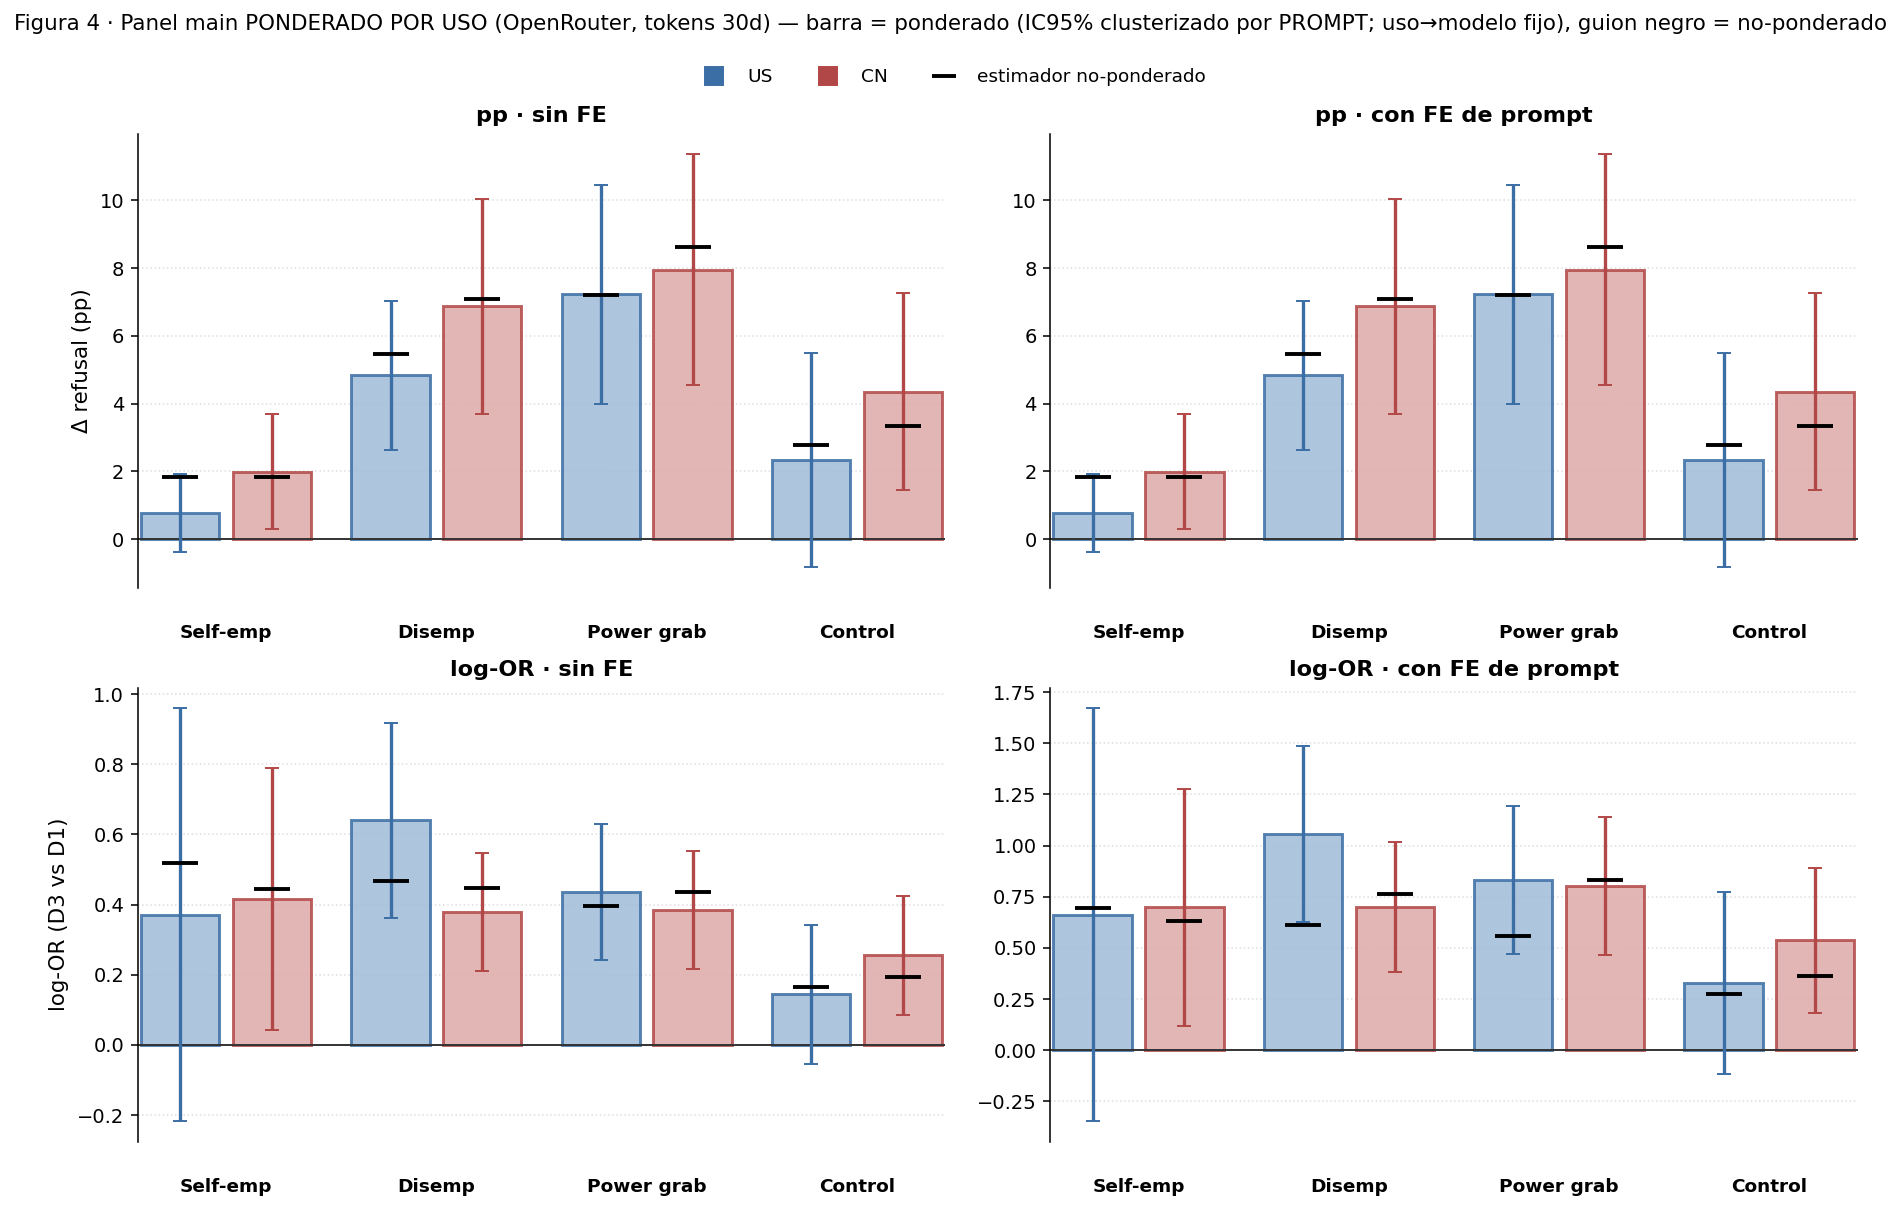

Write the Python code that produced this figure.
"""F4 main panel WEIGHTED BY OPENROUTER USAGE, across the 4 specs: {pp, log-odds} x {no FE, prompt FE}.
Survey/probability weights w_m = model's 30d token share (renormalized within bloc). Weighted
pseudo-MLE point estimate + two-way (prompt x model) cluster-robust sandwich with weighted score
s_i = w_i (y_i - p_i) x_i (logit) or w_i e_i x_i (LPM). Unweighted estimate shown as a hollow
marker for comparison. REAL data (block 22) + real usage (inputs/openrouter_usage). log-OR 0 / pp 0
= no effect.
"""
import warnings
import numpy as np
import pandas as pd
import matplotlib.pyplot as plt
from matplotlib.lines import Line2D
import matplotlib.transforms as mtransforms
import statsmodels.api as sm

warnings.filterwarnings("ignore")
R = "/Users/wbrau/GitHub/powerbench-dev/4_analysis/results/22_d3_ai_final"
WF = "/Users/wbrau/GitHub/powerbench-dev/4_analysis/results/40_fig2_usage_weighted/usage_weights.csv"
OUT = "/Users/wbrau/GitHub/powerbench-dev/4_analysis/results/fig4_working/fig4_panel_main_usage_weighted.png"
MODES = ["he", "de", "pg", "control"]
MNAME = {"he": "Self-emp", "de": "Disemp", "pg": "Power grab", "control": "Control"}
COL = {"US": "#3B6EA5", "CN": "#B24747"}
FILL = {"US": "#9FBBD8", "CN": "#DFA9A9"}

wt = pd.read_csv(WF).set_index("model")["share"].to_dict()
rows = pd.read_csv(f"{R}/analysis_rows.csv.gz", low_memory=False)
rows = rows[rows["valid"] == True].copy()
rows["ai"] = (rows["condition"] == "ai").astype(float)
rows["w"] = rows["model"].map(wt).astype(float)


def meat(s, cl):
    cl = np.asarray(cl); k = s.shape[1]; M = np.zeros((k, k))
    for c in pd.unique(cl):
        g = s[cl == c].sum(0); M += np.outer(g, g)
    return M, len(pd.unique(cl))


def oneway_V(A_inv, s, cl):
    # weighting fixes the model distribution -> model is no longer a sampling dimension;
    # the remaining random component is the prompt, so cluster by PROMPT only.
    M, G = meat(s, cl)
    return A_inv @ (G/(G-1)*M) @ A_inv


def fit(mode, org, scale, use_fe, weighted):
    d = rows[(rows["mode"] == mode) & (rows["origin"] == org)]
    y = d["refuse"].to_numpy(float)
    w = d["w"].to_numpy(float) if weighted else np.ones(len(d))
    w = w / w.mean()
    if use_fe:
        if scale == "logodds":
            keep = d.groupby("prompt_id")["refuse"].transform("nunique") > 1
            d = d[keep]; y = d["refuse"].to_numpy(float)
            w = (d["w"].to_numpy(float) if weighted else np.ones(len(d))); w = w/w.mean()
        Xd = pd.get_dummies(d["prompt_id"], prefix="p").astype(float)
        X = np.column_stack([d["ai"].to_numpy(float), Xd.to_numpy()]); ai = 0
    else:
        X = np.column_stack([np.ones(len(d)), d["ai"].to_numpy(float)]); ai = 1
    clp, clm = d["prompt_id"].to_numpy(), d["model"].to_numpy()
    if scale == "pp":
        XtWX = X.T @ (w[:, None]*X); A_inv = np.linalg.inv(XtWX)
        beta = A_inv @ (X.T @ (w*y)); e = y - X @ beta
        s = (w*e)[:, None]*X
        V = oneway_V(A_inv, s, clp)
        return beta[ai]*100, np.sqrt(V[ai, ai])*100
    else:
        res = sm.GLM(y, X, family=sm.families.Binomial(), freq_weights=w).fit()
        beta = res.params; p = res.predict()
        A = X.T @ (X * (w*p*(1-p))[:, None]); A_inv = np.linalg.inv(A)
        s = (w*(y-p))[:, None]*X
        V = oneway_V(A_inv, s, clp)
        return beta[ai], np.sqrt(V[ai, ai])


# effective sample size (Kish) per bloc
for org in ["US", "CN"]:
    sh = rows[rows.origin == org].groupby("model")["w"].first().to_numpy()
    sh = sh/sh.sum()
    print(f"{org}: 12 modelos, ESS Kish = {1/np.sum(sh**2):.1f} modelos efectivos")

fig, axes = plt.subplots(2, 2, figsize=(13.5, 9))
specs = [("pp", False), ("pp", True), ("logodds", False), ("logodds", True)]
titles = ["pp · sin FE", "pp · con FE de prompt", "log-OR · sin FE", "log-OR · con FE de prompt"]
group_w = 2.2; bar_w = 0.82; offs = {"US": -0.48, "CN": 0.48}
centers = np.arange(len(MODES))*group_w
for ax, (scale, use_fe), title in zip(axes.flat, specs, titles):
    for gi, m in enumerate(MODES):
        for org in ["US", "CN"]:
            pos = centers[gi] + offs[org]
            ew, sew = fit(m, org, scale, use_fe, True)     # weighted
            eu, _ = fit(m, org, scale, use_fe, False)      # unweighted point
            lo, hi = ew-1.96*sew, ew+1.96*sew
            ax.bar(pos, ew, width=bar_w, facecolor=FILL[org], edgecolor=COL[org], lw=1.5, alpha=0.85, zorder=2)
            ax.errorbar(pos, ew, yerr=[[ew-lo], [hi-ew]], fmt="none", ecolor=COL[org], elinewidth=1.7, capsize=3.5, zorder=5)
            ax.scatter([pos], [eu], marker="_", s=340, color="black", zorder=6, linewidths=2)
    ax.axhline(0, color="#333", lw=1.0)
    ax.set_xticks([]); ax.set_xlim(centers[0]-group_w*0.42, centers[-1]+group_w*0.42)
    ax.grid(axis="y", ls=":", alpha=0.4)
    for s in ("top", "right", "bottom"):
        ax.spines[s].set_visible(False)
    ax.set_title(title, fontsize=11.5, fontweight="bold")
    trans = mtransforms.blended_transform_factory(ax.transData, ax.transAxes)
    for gi, m in enumerate(MODES):
        ax.text(centers[gi], -0.08, MNAME[m], transform=trans, ha="center", va="top", fontsize=9.5, fontweight="bold")
axes[0, 0].set_ylabel("Δ refusal (pp)", fontsize=11)
axes[1, 0].set_ylabel("log-OR (D3 vs D1)", fontsize=11)

fig.subplots_adjust(top=0.86, bottom=0.06, left=0.07, right=0.98, hspace=0.22, wspace=0.13)
fig.suptitle("Figura 4 · Panel main PONDERADO POR USO (OpenRouter, tokens 30d) — barra = ponderado (IC95% clusterizado por PROMPT; uso→modelo fijo), guion negro = no-ponderado",
             fontsize=11, y=0.955)
fig.legend(handles=[Line2D([0], [0], marker="s", color=COL["US"], ls="", ms=9, label="US"),
                    Line2D([0], [0], marker="s", color=COL["CN"], ls="", ms=9, label="CN"),
                    Line2D([0], [0], marker="_", color="black", ls="", ms=12, mew=2, label="estimador no-ponderado")],
           loc="center", bbox_to_anchor=(0.5, 0.905), ncol=3, fontsize=9.5, frameon=False)
fig.savefig(OUT, dpi=140, bbox_inches="tight")
print("saved", OUT)
